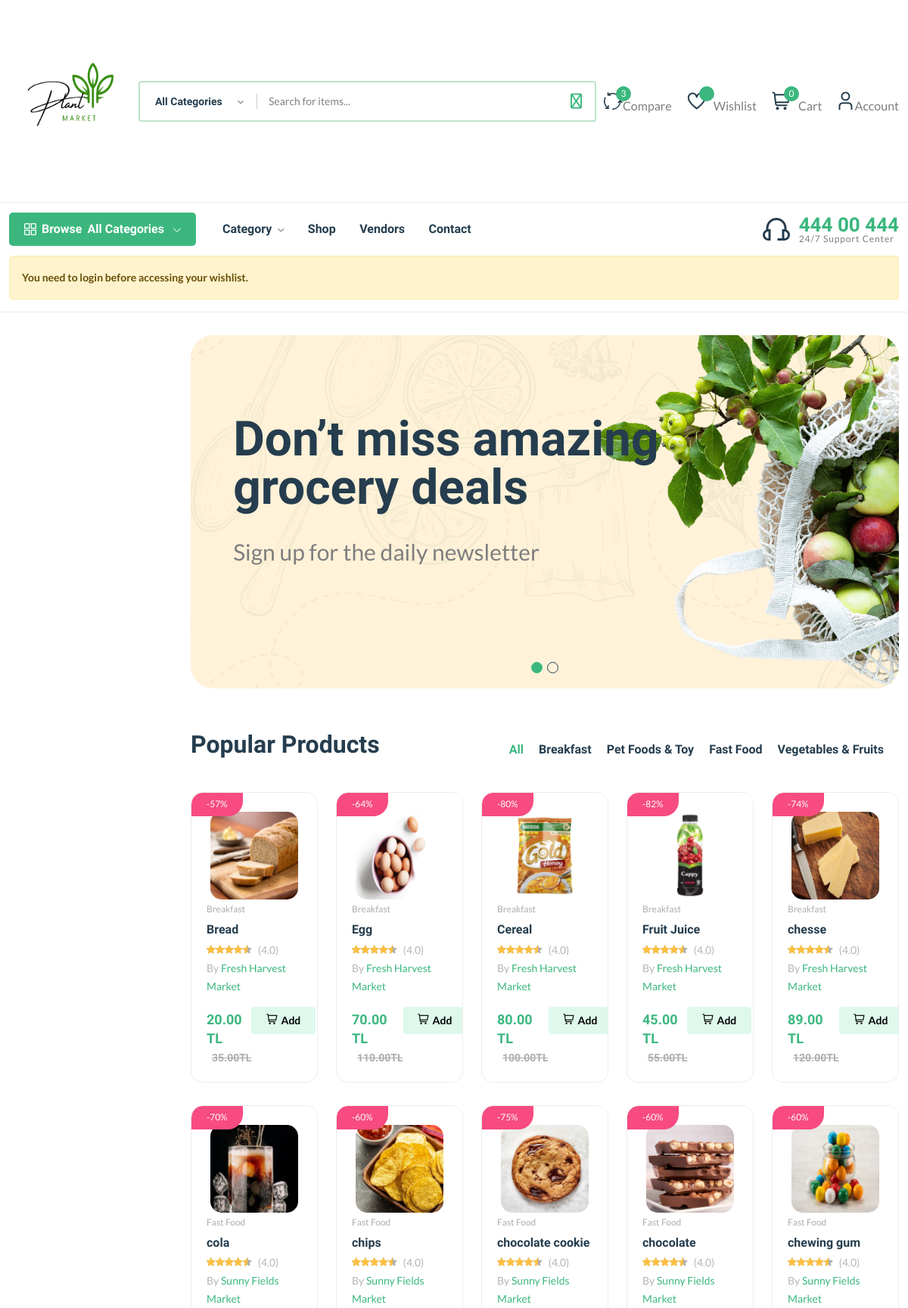
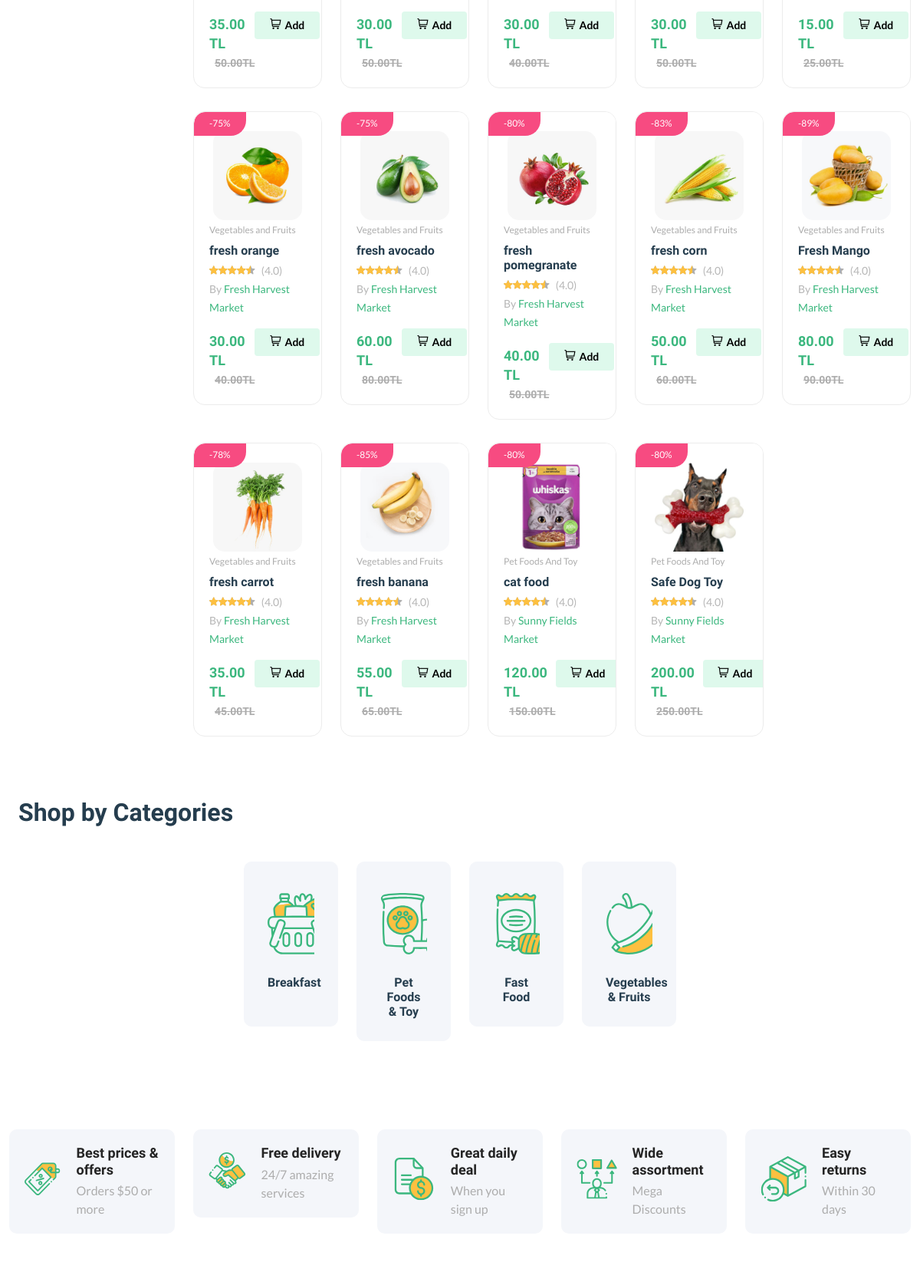
The page / (upper part) on the database its author committed (2 pictures, top to bottom).
### core/models.py (models this page shows, shortened)
class Product(models.Model):
    pid = ShortUUIDField(unique=True, length=10, max_length=20, alphabet="abcdefgh12345")
    title = models.CharField(max_length=100, default="fresh pear")
    image = models.ImageField(upload_to=user_direvtory_path, default="product.jpg")
    description = RichTextUploadingField(null=True, blank=True, default="This is the product")
    user = models.ForeignKey(User, on_delete=models.SET_NULL, null=True)
    category = models.ForeignKey(Category, on_delete=models.SET_NULL, null=True, related_name="category")
    vendor = models.ForeignKey(Vendor, on_delete=models.SET_NULL, null=True, related_name="product")
    price = models.DecimalField(max_digits=999999999999, decimal_places=2, default=1.99)
    old_price = models.DecimalField(max_digits=999999999999, decimal_places=2, default=2.99)
    specifications = RichTextUploadingField(null=True, blank=True)
    Type = models.CharField(max_length=100, default="Organic", null=True, blank=True)
    stock_count = models.CharField(max_length=100, default="10", null=True, blank=True)
    life = models.CharField(max_length=100, default="100 days", null=True, blank=True)
    mfd = models.DateTimeField(auto_now_add=False, null=True, blank=True)
    tags = TaggableManager(blank=True)
    product_status = models.CharField(choices=STATUS, max_length=10, default="in_review")
    status = models.BooleanField(default=True)
    in_stock = models.BooleanField(default=True)
    featured = models.BooleanField(default=False)
    digital = models.BooleanField(default=False)
    sku = ShortUUIDField(unique=True, length=4, max_length=10, prefix="sku", alphabet="1234567890")
    date = models.DateTimeField(auto_now_add=True)
    updated = models.DateTimeField(null=True, blank=True)
    class Meta:
        verbose_name_plural = "Product"
    def get_precentage(self):
        new_price = (self.price / self.old_price) * 100
        return new_price

class Category(models.Model):
    cid = ShortUUIDField(unique=True, length=10, max_length=20, prefix="cat", alphabet="abcdefgh12345")
    title = models.CharField(max_length=100, default="Food")
    image = models.ImageField(upload_to="category", default="category.jpg")
    class Meta:
        verbose_name_plural = "Categories"

class Vendor(models.Model):
    vid = ShortUUIDField(unique=True, length=10, max_length=20, prefix="ven", alphabet="abcdefgh12345")
    title = models.CharField(max_length=100, default="Nestify") #satici ismi
    image = models.ImageField(upload_to=user_direvtory_path, default="vendor.jpg")
    cover_image = models.ImageField(upload_to=user_direvtory_path, default="vendor.jpg")
    description = RichTextUploadingField(null=True, blank=True, default="i am an amazing vendor")
    address = models.CharField(max_length=100, default="123 Main street.")
    contact = models.CharField(max_length=100, default= "+123 456 789")
    chat_resp_time = models.CharField(max_length=100, default="100")
    shipping = models.CharField(max_length=100, default="100")
    authentic_rating = models.CharField(max_length=100, default="100")
    days_return = models.CharField(max_length=100, default="100")
    warranty_period = models.CharField(max_length=100, default="100")
    user = models.ForeignKey(User, on_delete=models.SET_NULL, null=True)
    class Meta:
        verbose_name_plural = "Vendors"

### core/views.py (the view)
# urls.py: path("",index, name="index"),
def index(request):
    products = Product.objects.filter(product_status="published", featured=True)
    context = {
        "products": products
    }
    return render(request,'core/index.html',context)

### core/context_processor.py (called while the page is built)
def default(request):
    categories = Category.objects.all()
    vendors = Vendor.objects.all()
    min_max_price = Product.objects.aggregate(Min("price"), Max("price"))
    try:
        wishlist = wishlist_model.objects.filter(user=request.user)
    except:
        messages.warning(request,"You need to login before accessing your wishlist.")
        wishlist = 0
    try:
        address = Address.objects.get(user=request.user)
    except:
        address = None
    return {
        'categories':categories,
        'wishlist':wishlist,
        'address':address,
        'vendors':vendors,
        'min_max_price':min_max_price,
    }

### templates/core/index.html (shortened to what this page needs)
{% extends 'partials/base.html' %}
{% load static %}
{% block content %}
    <main class="main">
        <div class="container mb-30">
            <div class="row flex-row-reverse">
                <div class="col-lg-4-5">
                    <section class="home-slider position-relative mb-30">
                        <div class="home-slide-cover mt-30">
                            <div class="hero-slider-1 style-4 dot-style-1 dot-style-1-position-1">
                                <div class="single-hero-slider single-animation-wrap" style="background-image: url({% static "assets/imgs/slider/slider-1.png"%})" >
                                    <div class="slider-content">
                                        <h1 class="display-2 mb-40">
                                            Don’t miss amazing<br /> grocery deals
                                        </h1>
                                        <p class="mb-65">Sign up for the daily newsletter</p>
                                    </div>
                                </div>
                            </div>
                        </div>
                    </section>
                    <section class="product-tabs section-padding position-relative">
                        <div class="section-title style-2">
                            <h3>Popular Products</h3>
                            <ul class="nav nav-tabs links" id="myTab" role="tablist">
                                <li class="nav-item" role="presentation">
                                    <button class="nav-link active" id="nav-tab-one" data-bs-toggle="tab" data-bs-target="#tab-one" type="button" role="tab" aria-controls="tab-one" aria-selected="true">All</button>
                                </li>
                                <li class="nav-item" role="presentation">
                                    <button class="nav-link" id="nav-tab-two" data-bs-toggle="tab" data-bs-target="#tab-two" type="button" role="tab" aria-controls="tab-two" aria-selected="false">Breakfast</button>
                                </li>
                                <li class="nav-item" role="presentation">
                                    <button class="nav-link" id="nav-tab-three" data-bs-toggle="tab" data-bs-target="#tab-three" type="button" role="tab" aria-controls="tab-three" aria-selected="false">Pet Foods & Toy</button>
                                </li>
                                <li class="nav-item" role="presentation">
                                    <button class="nav-link" id="nav-tab-four" data-bs-toggle="tab" data-bs-target="#tab-four" type="button" role="tab" aria-controls="tab-four" aria-selected="false">Fast Food</button>
                                </li>
                                <li class="nav-item" role="presentation">
                                    <button class="nav-link" id="nav-tab-five" data-bs-toggle="tab" data-bs-target="#tab-five" type="button" role="tab" aria-controls="tab-five" aria-selected="false">Vegetables & Fruits</button>
                                </li>
                            </ul>
                        </div>
                        <div class="tab-content" id="myTabContent">
                            <div class="tab-pane fade show active" id="tab-one" role="tabpanel" aria-labelledby="tab-one">
                                <div class="row product-grid-4">
                                    {% for p in products %}
                                    <div class="col-lg-1-5 col-md-4 col-12 col-sm-6">
                                        <div class="product-cart-wrap mb-30">
                                            <div class="product-img-action-wrap">
                                                <div class="product-img product-img-zoom">
                                                    <a href="{% url 'core:product-detail' p.pid %}">
                                                        <img class="default-img" src="{{p.image.url}}" alt="" />
                                                    </a>
                                                </div>
                                                <div class="product-badges product-badges-position product-badges-mrg">
                                                    <span class="hot">-{{p.get_precentage |floatformat:0}}%</span>
                                                </div>
                                            </div>
                                            <div class="product-content-wrap">
                                                <div class="product-category">
                                                    <a href="">{{ p.category.title }}</a>
                                                </div>
                                                <h2><a href="{% url 'core:product-detail' p.pid %}">{{ p.title }}</a></h2>
                                                <div class="product-rate-cover">
                                                    <div class="product-rate d-inline-block">
                                                        <div class="product-rating" style="width: 90%"></div>
                                                    </div>
                                                    <span class="font-small ml-5 text-muted"> (4.0)</span>
                                                </div>
                                                <div>
                                                    <span class="font-small text-muted">By <a href=""> {{ p.vendor.title }}</a></span>
                                                </div>
                                                <div class="product-card-bottom">
                                                    <div class="product-price">
                                                        <span class="current-product-price-{{ p.id }}">{{p.price}}</span> <span>TL</span>
                                                        <span class="old-price">{{p.old_price}}TL</span>
                                                    </div>
                                                     <div class="add-cart">
                                                        <div class="d-flex">
                                                            <button class="add add-to-cart-btn" data-index={{ p.id }} style="border: none;" id="add-to-cart-btn" href="shop-cart.html"><i class="fi-rs-shopping-cart mr-5"></i>Add </button>
                                                            <button style="border: none; background: none;" class="add-to-wishlist" data-product-item={{ p.id }}></button>
                                                        </div>
                                                    </div>
                                                </div>
                                            </div>
                                        </div>
                                    </div>
                                    {% endfor %}
                                </div>
                            </div>
            </div>
        </div>
        <section class="popular-categories section-padding">
            <div class="container">
                <div class="section-title">
                    <div class="title">
                        <h3>Shop by Categories</h3>
                    </div>
                </div>
                <div class="carausel-8-columns-cover position-relative">
                    <div class="carausel-8-columns" id="carausel-8-columns">
                        <div class="card-1">
                            <figure class="img-hover-scale overflow-hidden">
                                <a href="http://127.0.0.1:8000/category/c/"><img src="{% static 'assets/imgs/theme/icons/category-1.svg' %}" alt="" /></a>
                            </figure>
                            <h6>
                                <a href="http://127.0.0.1:8000/category/c/">Breakfast</a>
                            </h6>
                        </div>
                        <div class="card-1">
                            <figure class="img-hover-scale overflow-hidden">
                                <a href="http://127.0.0.1:8000/category/cate24c142a32/"><img src="{% static 'assets/imgs/theme/icons/category-4.svg' %}" alt="" /></a>
                            </figure>
                            <h6>
                                <a href="http://127.0.0.1:8000/category/cate24c142a32/">Pet Foods <br />& Toy</a>
                            </h6>
                        </div>
                        <div class="card-1">
                            <figure class="img-hover-scale overflow-hidden">
                                <a href="http://127.0.0.1:8000/category/cat444f3444g5/"><img src="{% static 'assets/imgs/theme/icons/category-5.svg' %}" alt="" /></a>
                            </figure>
                            <h6>
                                <a href="http://127.0.0.1:8000/category/cat444f3444g5/">Fast Food</a>
                            </h6>
                        </div>
                        <div class="card-1">
                            <figure class="img-hover-scale overflow-hidden">
                                <a href="http://127.0.0.1:8000/category/cat21c3hhhch3/"><img src="{% static 'assets/imgs/theme/icons/category-7.svg' %}" alt="" /></a>
                            </figure>
                            <h6>
                                <a href="http://127.0.0.1:8000/category/cat21c3hhhch3/">Vegetables <br />& Fruits</a>
                            </h6>
                        </div>
                    </div>
                </div>
            </div>
        </section>
    </main>
{% endblock content%}

### rows shown on the page
Product: image (picture), get_precentage "57", category "Breakfast", title "Bread", vendor "Fresh Harvest Market", price "20.00", old_price "35.00"
Product: image (picture), get_precentage "64", category "Breakfast", title "Egg", vendor "Fresh Harvest Market", price "70.00", old_price "110.00"
Product: image (picture), get_precentage "80", category "Breakfast", title "Cereal", vendor "Fresh Harvest Market", price "80.00", old_price "100.00"
Product: image (picture), get_precentage "82", category "Breakfast", title "Fruit Juice", vendor "Fresh Harvest Market", price "45.00", old_price "55.00"
Product: image (picture), get_precentage "74", category "Breakfast", title "chesse", vendor "Fresh Harvest Market", price "89.00", old_price "120.00"
Product: image (picture), get_precentage "70", category "Fast Food", title "cola", vendor "Sunny Fields Market", price "35.00", old_price "50.00"
Product: image (picture), get_precentage "60", category "Fast Food", title "chips", vendor "Sunny Fields Market", price "30.00", old_price "50.00"
Product: image (picture), get_precentage "75", category "Fast Food", title "chocolate cookie", vendor "Sunny Fields Market", price "30.00", old_price "40.00"
Product: image (picture), get_precentage "60", category "Fast Food", title "chocolate", vendor "Sunny Fields Market", price "30.00", old_price "50.00"
Product: image (picture), get_precentage "60", category "Fast Food", title "chewing gum", vendor "Sunny Fields Market", price "15.00", old_price "25.00"
Product: image (picture), get_precentage "75", category "Vegetables and Fruits", title "fresh orange", vendor "Fresh Harvest Market", price "30.00", old_price "40.00"
Product: image (picture), get_precentage "75", category "Vegetables and Fruits", title "fresh avocado", vendor "Fresh Harvest Market", price "60.00", old_price "80.00"
Product: image (picture), get_precentage "80", category "Vegetables and Fruits", title "fresh pomegranate", vendor "Fresh Harvest Market", price "40.00", old_price "50.00"
Product: image (picture), get_precentage "83", category "Vegetables and Fruits", title "fresh corn", vendor "Fresh Harvest Market", price "50.00", old_price "60.00"
Product: image (picture), get_precentage "89", category "Vegetables and Fruits", title "Fresh Mango", vendor "Fresh Harvest Market", price "80.00", old_price "90.00"
Product: image (picture), get_precentage "78", category "Vegetables and Fruits", title "fresh carrot", vendor "Fresh Harvest Market", price "35.00", old_price "45.00"
Product: image (picture), get_precentage "85", category "Vegetables and Fruits", title "fresh banana", vendor "Fresh Harvest Market", price "55.00", old_price "65.00"
Product: image (picture), get_precentage "80", category "Pet Foods And Toy", title "cat food", vendor "Sunny Fields Market", price "120.00", old_price "150.00"
Product: image (picture), get_precentage "80", category "Pet Foods And Toy", title "Safe Dog Toy", vendor "Sunny Fields Market", price "200.00", old_price "250.00"

### other values the page prints
{{ request.session.cart_data_obj|length }} "0"
{{ message }} "You need to login before accessing your wishlist."
